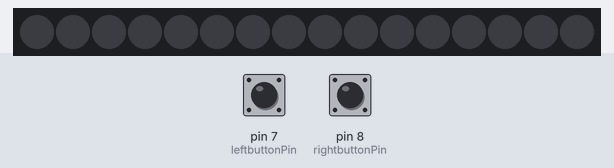
Recording of a sketch running on a simulated Arduino Uno, built with avr-gcc and run on an emulated ATmega328P. On the bench: 16 RGB LEDs in strip order, left to right. Inputs (shaded band) come from the test bench; at power-on: pin 7 (leftbuttonPin) HIGH, pin 8 (rightbuttonPin) HIGH.

Above: at 1.2 s.
1.3 s: pin 7 (leftbuttonPin) pulled LOW for 0.3 s
At 1.67 s:
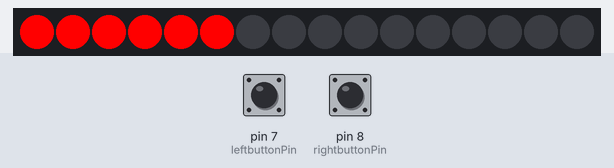
3.2 s: pin 8 (rightbuttonPin) pulled LOW for 1 s
5.7 s: pin 8 (rightbuttonPin) pulled LOW for 3.2 s
10.4 s: pin 7 (leftbuttonPin) pulled LOW for 3.2 s
15.1 s: pin 7 (leftbuttonPin) driven LOW and pin 8 (rightbuttonPin) driven LOW
At 16.32 s:
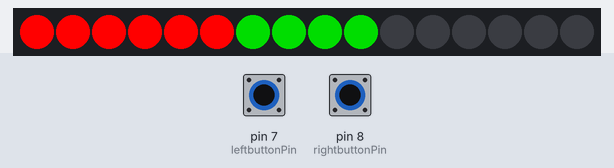
18.1 s: pin 7 (leftbuttonPin) driven HIGH
Timing chart, 0 to 21.1 s (numbered marks = the images above; inputs shaded):
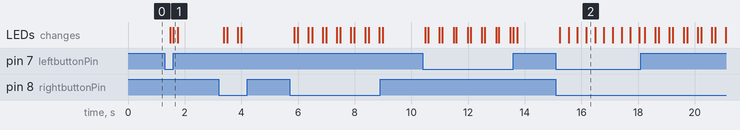

The sketch:

code.ino
```cpp
#include <Adafruit_NeoPixel.h>
#ifdef _AVR_
 #include <avr/power.h>
#endif

// Which pin on the Arduino is connected to the NeoPixels?
#define PIN 6

// How many NeoPixels are attached to the Arduino?
#define NUMPIXELS 16

Adafruit_NeoPixel pixels(NUMPIXELS, PIN, NEO_GRB + NEO_KHZ800);

#define DELAYVAL 20 // Time (in milliseconds) to pause between pixels

//button start
const int leftbuttonPin = 7;
const int rightbuttonPin = 8;

//const int leftledPin =  2;
//const int rightledPin =  4;

int leftbuttonState = 1;
int rightbuttonState = 1;

//button end

void setup()
{
  pixels.begin(); // INITIALIZE NeoPixel strip object (REQUIRED)
  //button start

  //pinMode(leftledPin, OUTPUT);
  //pinMode(rightledPin, OUTPUT);
  pinMode(leftbuttonPin, INPUT_PULLUP);
  pinMode(rightbuttonPin, INPUT_PULLUP);

  //button end
}

void loop()
{
  leftbuttonState = digitalRead(leftbuttonPin);
  rightbuttonState = digitalRead(rightbuttonPin);
  pixels.clear();
  if (leftbuttonState == 0)
  {
    // turn left LED on:
    //digitalWrite(leftledPin, HIGH);
      for(int i=0; i<6; i++)
  {
    pixels.setPixelColor(i, pixels.Color(255, 0, 0));
    pixels.show();   // Send the updated pixel colors to the hardware.
    delay(DELAYVAL); // Pause before next pass through loop
  }
  }
  else if (leftbuttonState == 1)
  {
    // turn left LED on:
    //digitalWrite(leftledPin, HIGH);
      for(int i=0; i<6; i++)
  {
    pixels.setPixelColor(i, pixels.Color(0, 0, 0));
    pixels.show();   // Send the updated pixel colors to the hardware.
    delay(DELAYVAL); // Pause before next pass through loop
  }
  }
  if (rightbuttonState == 0)
  {
    // turn left LED on:
    //digitalWrite(rightledPin, HIGH);
      for(int i=6; i<12; i++)
  {
    pixels.setPixelColor(i, pixels.Color(0, 150, 0));
    pixels.show();   // Send the updated pixel colors to the hardware.
    delay(DELAYVAL); // Pause before next pass through loop
  }
  }
    else if (rightbuttonState == 1)
  {
    // turn left LED on:
    //digitalWrite(rightledPin, HIGH);
      for(int i=6; i<12; i++)
  {
    pixels.setPixelColor(i, pixels.Color(0, 0, 0));
    pixels.show();   // Send the updated pixel colors to the hardware.
    delay(DELAYVAL); // Pause before next pass through loop
  }
  }
  else
  {
    // turn all LED's off:
    //digitalWrite(leftledPin, LOW);
    //digitalWrite(rightledPin, LOW);
    pixels.clear();
  }
}
```

Measured:
- after the input at 1.3 s, the LEDs: first change after 0.20 s (image 1 shows a later state)
- after the input at 15.1 s, the LEDs: first change after 0.13 s (image 2 shows a later state)
